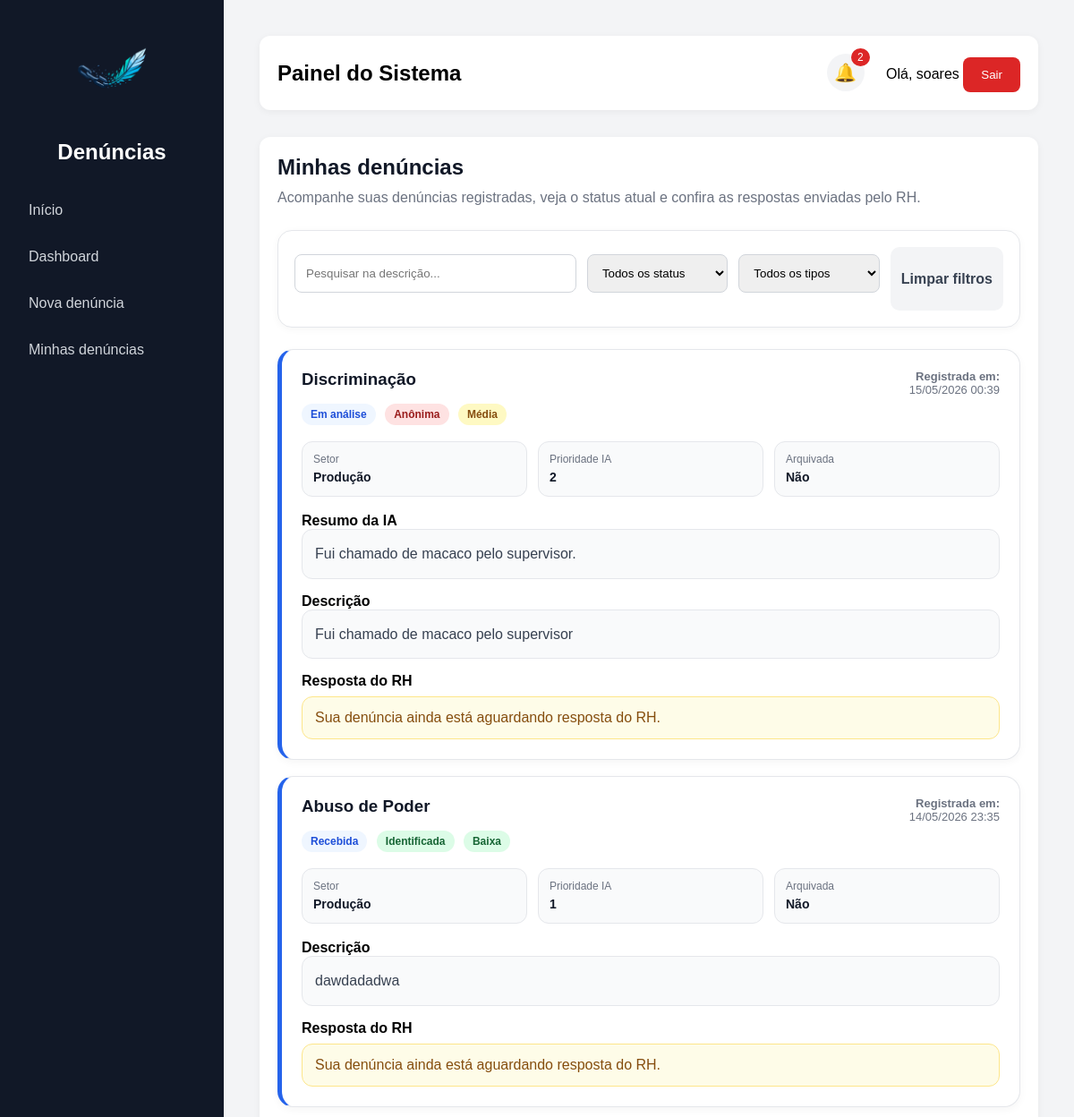
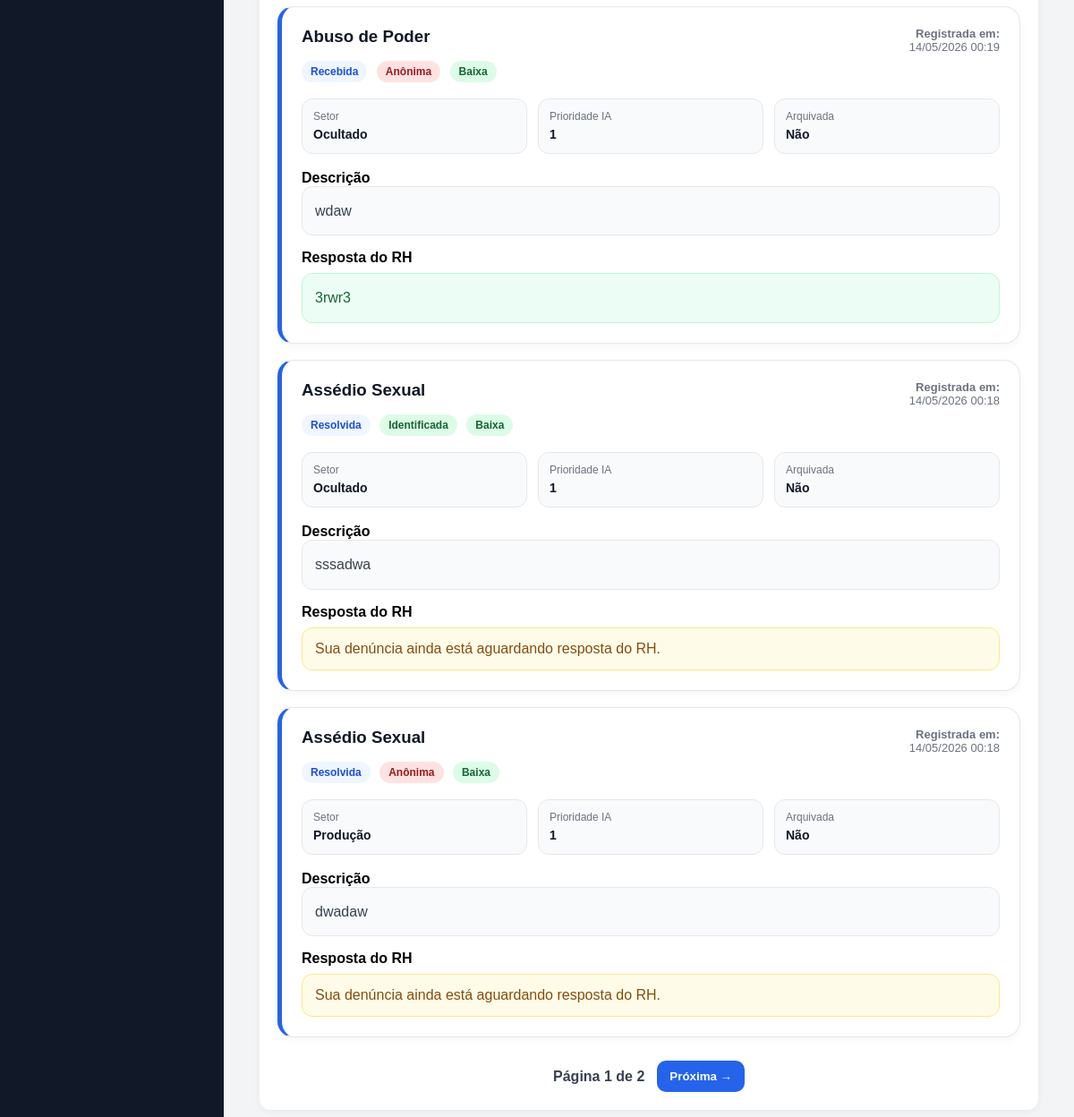
The app's page /minhas-denuncias/ (signed in), older data (2 pictures, top to bottom).
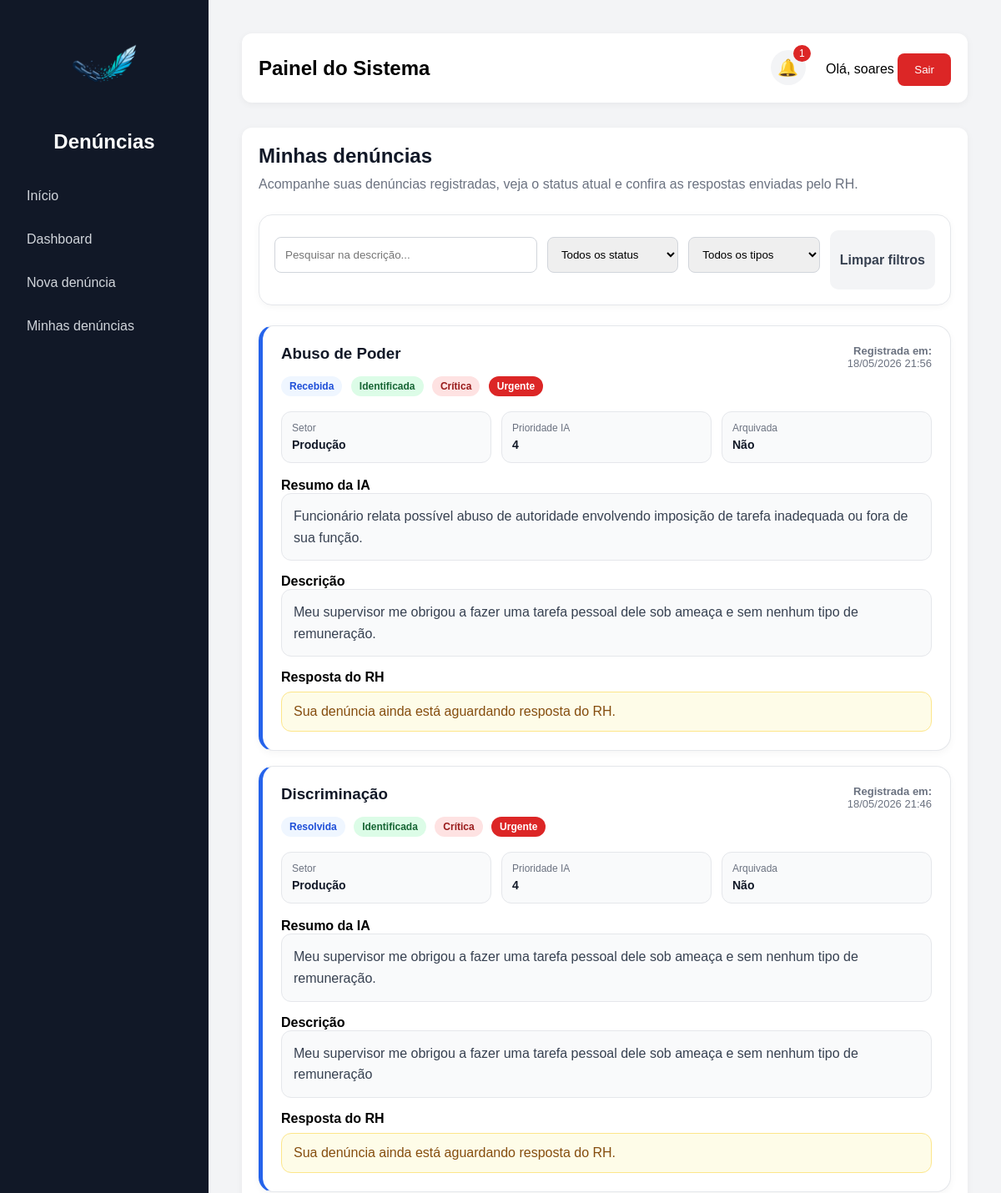
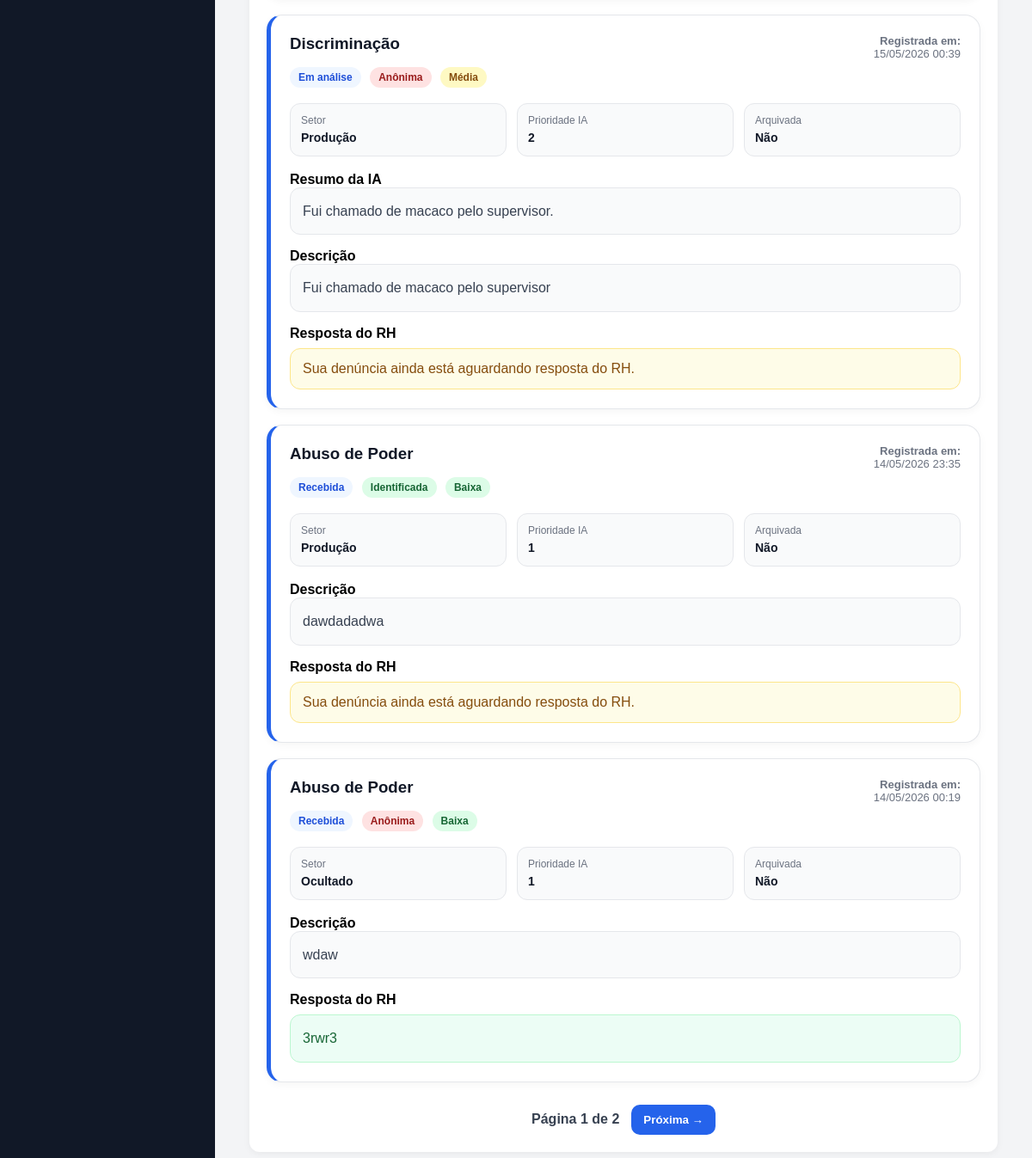
The same page, newer data (2 pictures, top to bottom).
### denuncias/models.py (models this page shows, shortened)
class Denuncia(models.Model):
    TIPOS = [
    ('moral', 'Assédio Moral'),
    ('sexual', 'Assédio Sexual'),
    ('abuso', 'Abuso de Poder'),
    ('discriminacao', 'Discriminação'),
    ('ameaca', 'Ameaça'),
    ('violencia', 'Violência'),
    ('outros', 'Outros'),
    ]
    STATUS = [
        ("recebida", "Recebida"),
        ("analise", "Em análise"),
        ("resolvida", "Resolvida"),
    ]
    GRAVIDADES = [
    ('baixa', 'Baixa'),
    ('media', 'Média'),
    ('alta', 'Alta'),
    ('critica', 'Crítica'),
]
    usuario = models.ForeignKey(User, on_delete=models.SET_NULL, null=True, blank=True)
    descricao = models.TextField()
    tipo = models.CharField(max_length=20, choices=TIPOS)
    anonima = models.BooleanField(default=False)
    status = models.CharField(max_length=20, choices=STATUS, default="recebida")
    gravidade = models.CharField(
    max_length=20,
    choices=GRAVIDADES,
    default='baixa'
)
    urgente = models.BooleanField(default=False)
    prioridade_ia = models.IntegerField(default=1)
    resumo_ia = models.TextField(blank=True, null=True)
    data_criacao = models.DateTimeField(auto_now_add=True)
    arquivada = models.BooleanField(default=False)
    data_arquivamento = models.DateTimeField(null=True, blank=True)
    resposta_rh = models.TextField(blank=True, null=True)
    setor = models.ForeignKey(Setor, on_delete=models.SET_NULL, null=True, blank=True)
    exibir_setor = models.BooleanField(default=True)
    link_anexo = models.URLField(blank=True, null=True)

class Setor(models.Model):
    nome = models.CharField(max_length=100)

### denuncias/views.py (the view, shortened to what this page needs)
# urls.py: path('minhas-denuncias/', minhas_denuncias,  name='minhas_denuncias'),
@login_required
def minhas_denuncias(request):
    busca = request.GET.get("busca", "")
    status = request.GET.get("status", "")
    tipo = request.GET.get("tipo", "")
    page = request.GET.get("page", 1)
    denuncias = Denuncia.objects.filter(usuario=request.user).order_by("-data_criacao")
    if busca:
        denuncias = denuncias.filter(descricao__icontains=busca)
    if status:
        denuncias = denuncias.filter(status=status)
    if tipo:
        denuncias = denuncias.filter(tipo=tipo)
    paginator = Paginator(denuncias, 5)
    denuncias_paginadas = paginator.get_page(page)
    context = {
        "denuncias": denuncias_paginadas,
        "busca": busca,
        "status_filtro": status,
        "tipo_filtro": tipo,
    }
    return render(request, "denuncias/minhas_denuncias.html", context)

### denuncias/context_processors.py (called while the page is built, shortened)
def grupos_usuario(request):
    notificacoes = Notificacao.objects.filter(
        usuario=request.user
    ).order_by('-data_criacao')[:5]
    total_nao_lidas = Notificacao.objects.filter(
        usuario=request.user,
        lida=False
    ).count()
    return {
        'ui_rh': request.user.groups.filter(name='RH').exists(),
        'ui_admin': request.user.groups.filter(name='Administrador').exists() or request.user.is_superuser,
        'notificacoes': notificacoes,
        'total_nao_lidas': total_nao_lidas,
    }

### denuncias/templates/denuncias/minhas_denuncias.html (shortened to what this page needs)
{% extends 'base.html' %}
{% block content %}
<div class="minhas-header">
    <h2>Minhas denúncias</h2>
    <p>
        Acompanhe suas denúncias registradas, veja o status atual e confira as respostas enviadas pelo RH.
    </p>
</div>
<form id="filtrosMinhas" class="filtros-minhas">
    <input
        type="text"
        name="busca"
        placeholder="Pesquisar na descrição..."
        value="{{ busca }}"
    >
    <select name="status">
        <option value="">Todos os status</option>
    </select>
    <select name="tipo">
        <option value="">Todos os tipos</option>
    </select>
    <a href="/minhas-denuncias/" class="limpar-minhas">
        Limpar filtros
    </a>
</form>
<div id="listaMinhasDenuncias">
    {% include 'denuncias/partials/lista_minhas_denuncias.html' %}
</div>
{% endblock %}

### denuncias/templates/base.html (shortened to what this page needs)
<!DOCTYPE html>
<html lang="pt-br">
<head>
</head>
<body>
    <aside>
        <div class="logo-box">
            <img src="/static/img/logo.png" alt="Logo do sistema" class="logo-sistema">
            <h2>Denúncias</h2>
        </div>
        <a href="/">Início</a>
        {% if user.is_authenticated %}
            <a href="/dashboard/">Dashboard</a>
            <a href="/denuncia/">Nova denúncia</a>
            <a href="/minhas-denuncias/">Minhas denúncias</a>
        {% else %}
            <a href="/login/">Entrar</a>
        {% endif %}
    </aside>
    <main>
        <div class="topbar">
            <div>
                <h2>Painel do Sistema</h2>
            </div>
            <div>
                {% if user.is_authenticated %}
                    <div class="notification-wrapper">
                        <button type="button" class="notification-bell" onclick="toggleNotifications()">
                            🔔
                            {% if total_nao_lidas > 0 %}
                                <span class="notification-count">
                                    {{ total_nao_lidas }}
                                </span>
                            {% endif %}
                        </button>
                    </div>
                    <span>Olá, {{ user.username }}</span>
                    <form method="post" action="/logout/" style="display:inline;">
                        <button class="logout-btn" type="submit">Sair</button>
                    </form>
                {% endif %}
            </div>
        </div>
        <div class="card">
            {% block content %}
            {% endblock %}
        </div>
    </main>
</body>
</html>

### denuncias/templates/denuncias/partials/lista_minhas_denuncias.html (shortened to what this page needs)
{% if denuncias %}
    <div class="denuncias-lista">
        {% for d in denuncias %}
            <div class="denuncia-card">
                <div class="denuncia-topo">
                    <div>
                        <h3>{{ d.get_tipo_display }}</h3>
                        <span class="badge-status">
                            {{ d.get_status_display }}
                        </span>
                        {% if d.anonima %}
                            <span class="badge-anonima">Anônima</span>
                        {% else %}
                            <span class="badge-identificada">Identificada</span>
                        {% endif %}
                        <span class="badge-gravidade gravidade-{{ d.gravidade }}">
                            {{ d.get_gravidade_display }}
                        </span>
                        {% if d.urgente %}
                            <span class="badge-urgente">Urgente</span>
                        {% endif %}
                    </div>
                    <div class="denuncia-data">
                        <strong>Registrada em:</strong><br>
                        {{ d.data_criacao|date:"d/m/Y H:i" }}
                    </div>
                </div>
                <div class="denuncia-info">
                    <div class="info-mini">
                        <span>Setor</span>
                        <strong>
                            {% if d.exibir_setor %}
                                {% if d.setor %}
                                    {{ d.setor.nome }}
                                {% else %}
                                    Não informado
                                {% endif %}
                            {% else %}
                                Ocultado
                            {% endif %}
                        </strong>
                    </div>
                    <div class="info-mini">
                        <span>Prioridade IA</span>
                        <strong>{{ d.prioridade_ia }}</strong>
                    </div>
                    <div class="info-mini">
                        <span>Arquivada</span>
                        <strong>
                            {% if d.arquivada %}
                                Sim
                            {% else %}
                                Não
                            {% endif %}
                        </strong>
                    </div>
                </div>
                {% if d.resumo_ia %}
                    <strong>Resumo da IA</strong>
                    <div class="descricao-box">
                        {{ d.resumo_ia }}
                    </div>
                {% endif %}
                <strong>Descrição</strong>
                <div class="descricao-box">
                    {{ d.descricao }}
                </div>
                <strong>Resposta do RH</strong>
                {% if d.resposta_rh %}
                    <div class="resposta-box">
                        {{ d.resposta_rh }}
                    </div>
                {% else %}
                    <div class="sem-resposta">
                        Sua denúncia ainda está aguardando resposta do RH.
                    </div>
                {% endif %}
            </div>
        {% endfor %}
    </div>
    <div class="paginacao-minhas">
        <span>
            Página {{ denuncias.number }} de {{ denuncias.paginator.num_pages }}
        </span>
        {% if denuncias.has_next %}
            <button type="button" onclick="carregarMinhasDenuncias({{ denuncias.next_page_number }})">
                Próxima →
            </button>
        {% endif %}
    </div>
{% else %}
    <div class="empty-minhas">
        Nenhuma denúncia encontrada.
    </div>
{% endif %}

Row changes from the older to the newer data that the page shows:
no longer on this page (row edited): Denuncia: tipo "Assédio Sexual", status "Resolvida", anonima "Identificada", gravidade "Baixa", data_criacao "14/05/2026 00:18", exibir_setor "Ocultado", prioridade_ia "1", arquivada "Não", descricao "sssadwa", shows "Sua denúncia ainda está aguardando resposta do RH."
no longer on this page (row unchanged): Denuncia: tipo "Assédio Sexual", status "Resolvida", anonima "Anônima", gravidade "Baixa", data_criacao "14/05/2026 00:18", setor.nome "Produção", prioridade_ia "1", arquivada "Não", descricao "dwadaw", shows "Sua denúncia ainda está aguardando resposta do RH."
added Denuncia: tipo "Abuso de Poder", status "Recebida", anonima "Identificada", gravidade "Crítica", urgente "Urgente", data_criacao "18/05/2026 21:56", setor.nome "Produção", prioridade_ia "4", arquivada "Não", resumo_ia "Funcionário relata possível abuso de autoridade envolvendo imposição de tarefa inadequada ou fora de sua função.", descricao "Meu supervisor me obrigou a fazer uma tarefa pessoal dele sob ameaça e sem nenhum tipo de remuneração.", shows "Sua denúncia ainda está aguardando resposta do RH."
added Denuncia: tipo "Discriminação", status "Resolvida", anonima "Identificada", gravidade "Crítica", urgente "Urgente", data_criacao "18/05/2026 21:46", setor.nome "Produção", prioridade_ia "4", arquivada "Não", resumo_ia "Meu supervisor me obrigou a fazer uma tarefa pessoal dele sob ameaça e sem nenhum tipo de remuneração.", descricao "Meu supervisor me obrigou a fazer uma tarefa pessoal dele sob ameaça e sem nenhum tipo de remuneração", shows "Sua denúncia ainda está aguardando resposta do RH."
Text that changed along with them:
{{ total_nao_lidas }}: "2" → "1"
